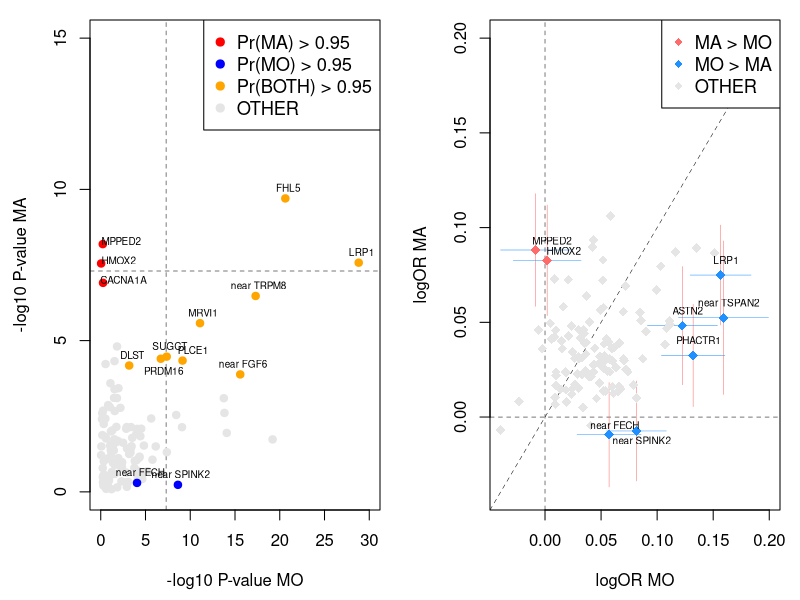

Here is the R script that generated this plot:
# 20.1.2021, Matti Pirinen (matti.pirinen@helsinki.fi), Heidi Hautakangas
# Create FIGURE 3 in Hautakangas et al. 2021 
# "Genome-wide analysis of 102,084 migraine cases identifies 123 risk loci and subtype-specific risk alleles"

#Includes:
#1. Bayesian model comparison between subtype-specific models and shared effect model and null model.
#   Each model has prior prob of 0.25.
#   Shared effect model is a 50%:50% mixture of fixed effect model and independent effect model.
#
#2. Plot -log10 P-values of each subtype and color according to model if posterior > 95%. (Panel A)
#
#3. Plot subtype effects and color if effects are different after Bonferroni correction. (Panel B)
#

# Explanation of the Bayesian approach: 
#  https://www.mv.helsinki.fi/home/mjxpirin/GWAS_course/material/GWAS9.html

# Read in functions:
log.dmvnorm <- function(x, mu = rep(0, length(x)), S = diag(1, length(x)) ){
  #returns log of density of MV-Normal(mean = mu, var = S) at x 
  K = length(mu)
  stopifnot(all(dim(S) == K))
  stopifnot(length(x) == K)
  chol.S = chol(S) #Cholesky decomposition
  log.det = 2*sum(log(diag(chol.S))) #log of det(S)
  inv.chol.S = solve(t(chol.S)) #inverse of cholesky^T
  return(-K/2*log(2*pi) - 0.5*(log.det + crossprod(inv.chol.S %*% as.numeric(x-mu))))
}

abf.mv <- function(b.est, Sigmas, prior = rep(1,length(Sigmas))){
  #Returns posterior probabilities of the models listed in Sigmas by their 
  #   total variance matrix (= sum of prior + likelihood variance matrices)
  #Returns also approximate Bayes factors (ABFs) w.r.t the first model in Sigmas.
  
  M = length(Sigmas) #number of models
  K = length(b.est) #number of studies
  prior = prior/sum(prior)
  log.abf = sapply(Sigmas, function(x){log.dmvnorm(b.est, S = x)})
  abf = exp(log.abf - log.abf[1]) #abf w.r.t the first model
  posterior = prior*abf
  posterior = posterior/sum(posterior)
  return(list(posterior = posterior, abf = abf))
}

#Input data has effect estimates for 123 migraine risk variants.
# Estimates are given for 3 phenotypes: migraine, 
# migraine with aura (MA) and migraine without aura (MO).
x <- read.table("MIG_MA_MO_123loci.txt", as.is = T, header = T)

r = 0.148 #MA-MO correlation for the likelihood; was computed empirically from GWAS data (see paper)
tau2 = 0.2^2 #prior variance of effect size -- same for all non-null models
S.null = matrix(0, 2, 2) #null model has 0 effects
S.fix = tau2 * matrix(1, 2, 2) #fixed-effect model has 1s in the correlation matrix
S.ind = tau2 * diag(2) #diagonal matrix for independent effects model, off-diagonals = 0
S.ma = tau2 * matrix(c(1, 0, 0, 0), 2, 2) #Effect only in MA but not in MO
S.mo = tau2 * matrix(c(0, 0, 0, 1), 2, 2) #Effect only in MO but not in MA
priors = c(1, 0.5, 0.5, 1, 1) #NULL, FIX, IND, MA, MO
#Note that model BOTH will be a union of FIX and IND and hence they 
# have only half the prior of other models --> BOTH has equal prior with other models

res = c()
for(ii in 1:nrow(x)){
  #Sigma is the variance of likelihood function 
  Sigma = diag(x[ii,c("SE_MA","SE_MO")]) %*% matrix(c(1,r,r,1),2,2) %*% diag(x[ii,c("SE_MA","SE_MO")])
  Var.matrices = list(Sigma + S.null, Sigma + S.fix, Sigma + S.ind, Sigma + S.ma, Sigma + S.mo)
  res = rbind(res,abf.mv(b.est = x[ii,c("Beta_MA","Beta_MO")], Sigmas = Var.matrices, prior = priors)$posterior)
}
colnames(res) = c("NULL","FIXED","IND","MA","MO")

res2 = cbind(res[,1], res[,2] + res[,3], res[,4], res[,5])
colnames(res2) = c("NULL","BOTH","MA","MO")


#test for same effects
v = x$SE_MA^2 + x$SE_MO^2 - 2 * x$SE_MA * x$SE_MO * r #variance of difference (b.ma - b.mo)
pval.same = pchisq( (x$Beta_MA - x$Beta_MO)^2 / v, df = 1, lower = F) #testing whether effect are equal
x$P_same <- pval.same


#For plotting, remove variants that have MAF < 5%
#because these have high SEs in subtype analyses and spoil the effect size plot 
maf.thr = 0.05
ii.keep = (x$EAF_mig > maf.thr & x$EAF_mig < (1 - maf.thr) )
y = x[ii.keep,]
pr = res2[ii.keep,] #pr = (posterior) probability
n = nrow(y)

#Make Figure 3

#png(paste0("Fig3.png"), width = 800, height = 400)
pdf(paste0("Fig3.pdf"), width = 10, height = 5)

par(mfrow = c(1,2))
par(mar = c(4.5,4.5,1,1))

cols = rep("gray90",n)
pr.thr = 0.95
ii.ma = (pr[,"MA"] > pr.thr)
ii.mo = (pr[,"MO"] > pr.thr)
ii.both = (pr[,"BOTH"] > pr.thr)

cols[ii.ma] = "red"
cols[ii.mo] = "blue"
cols[ii.both] = "orange"

texts = rep(NA, n)
texts[ii.ma | ii.mo | ii.both] = gsub("_"," ",y[ ii.ma | ii.mo | ii.both, "Locus_ID"])

insy = rep(NA, n)
insy[ ii.ma | ii.mo | ii.both ] <- 0.35
insy[1] <- -0.4 #PRDM16
insx = rep(NA, n)
insx[ ii.ma | ii.mo | ii.both ] <- 0.35
insx[63] <- 1.2 # PLCE1
insx[c(107)] <- 2.3
insx[c(94)] <- 2.0
insx[c(73)] <- 2.1
insy[c(107,94,73)] <- 0.1

# 3a
plot(NULL, xlim = c(0,30), ylim = c(0,15), xlab = "-log10 P-value MO", ylab = "-log10 P-value MA")
abline(h = -log10(5e-8), lwd = 0.5, lty = 2)
abline(v = -log10(5e-8), lwd = 0.5, lty = 2)

ii = (ii.ma | ii.mo)
points(-log10(y$P_MO), -log10(y$P_MA), col = cols, pch = 19, cex = 1)
text(-log10(y$P_MO)+insx, -log10(y$P_MA)+insy, labels = texts, cex = 0.6)

legend("topright", legend = c(paste0(c("Pr(MA) > ", "Pr(MO) > ", "Pr(BOTH) > "),pr.thr), "OTHER"),
       col = c("red","blue","orange","gray90"), pch = 19, cex = 1.1)

# 3b

ii = (y$P_same < 0.05/123) #bonferroni for # lead SNPs
cols = rep("indianred1", n) 
cols[abs(y$Beta_MO) > abs(y$Beta_MA)] = "dodgerblue"
cols[!ii] = "gray90"

texts = rep(NA, n)
texts[ii] = gsub("_"," ",y[ii, "Locus_ID"])

insy = rep(NA, n)
insy[ii] = .008
insy[31] = -.005 #near SPINK2
insy[c(107,94,73,106)] = .005 
insx = rep(NA, n)
insx[ii] = .005
insx[c(107,94,73)] = .015 # CACNA1A, HMOX2, MPPED2

ran = range(y$Beta_MA, y$Beta_MO, 0.2)
plot(NULL, xlim = ran, ylim = ran, xlab = "logOR MO", ylab = "logOR MA")
abline(0,1, lwd = 0.5, lty = 2)
abline(h = 0, lwd = 0.5, lty = 2)
abline(v = 0, lwd = 0.5, lty = 2)

arrows(y$Beta_MO[ii], y$Beta_MA[ii]-1.96*y$SE_MA[ii], 
       y$Beta_MO[ii], y$Beta_MA[ii]+1.96*y$SE_MA[ii], 
       col = "indianred1", lwd = 0.5, code = 3, length = 0)

arrows(y$Beta_MO[ii]-1.96*y$SE_MO[ii], y$Beta_MA[ii], 
       y$Beta_MO[ii]+1.96*y$SE_MO[ii], y$Beta_MA[ii], 
       col = "dodgerblue", lwd = 0.5, code = 3, length = 0)

points(y$Beta_MO, y$Beta_MA, col = cols, pch = 18, cex = 1.3)

text(y$Beta_MO + insx, y$Beta_MA + insy, labels = texts, cex = 0.6)

legend("topright", legend = c("MA > MO", "MO > MA", "OTHER"),
       col = c("indianred1","dodgerblue","gray90"), pch = 18, cex = 1.1, bg="white")

dev.off()

